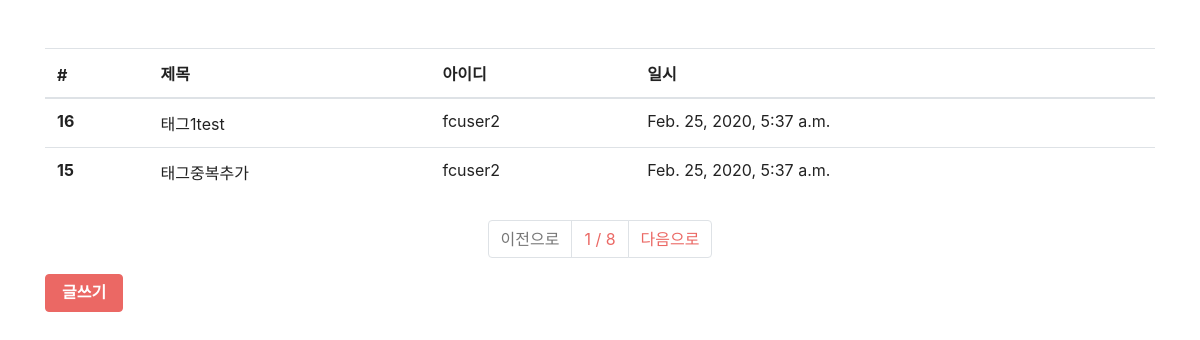
/board/list/, run on the app's committed database.
### board/models.py (models this page shows, shortened)
class Board(models.Model):
    objects = models.Manager()
    title = models.CharField(max_length=128, verbose_name="제목")
    contents = models.TextField(verbose_name="내용")
    writer = models.ForeignKey('fcuser.Fcuser',on_delete=models.CASCADE, verbose_name = '작성자')  # 1:N 관계
    tags = models.ManyToManyField('tag.Tag', verbose_name = "태그")
    registered_dttm = models.DateTimeField(auto_now_add=True, verbose_name="등록시간")
    class Meta:
        db_table = 'fastcampus_board'
        verbose_name = '패스트캠퍼스 게시글'
        verbose_name_plural = '패스트캠퍼스 게시글'

### fcuser/models.py (models this page shows)
class Fcuser(models.Model):
    objects = models.Manager()
    username = models.CharField(max_length = 32,
                                verbose_name = '사용자명')
    password = models.CharField(max_length= 64,
                                verbose_name = '비밀번호')
    useremail = models.EmailField(max_length=128,
                                verbose_name = '사용자 이메일')
    registered_dttm = models.DateTimeField(auto_now_add=True,
                                            verbose_name='등록시간')
    def __str__(self):              #username으로 화면에 띄우고 싶을 때
        return self.username
    class Meta:
        db_table = 'fastcampus_fcuser'  #table_name을 직접 설정하고 싶을 때
        verbose_name = 'fastcampus user'    #복수형이 들어감

### board/views.py (the view)
# urls.py: path('list/', views.board_list),
def board_list(request):
    all_boards = Board.objects.all().order_by('-id')
    page = request.GET.get('p',1)
    paginator = Paginator(all_boards,2)
    boards = paginator.get_page(page)
    return render(request,'board_list.html', {'boards':boards})

### board/templates/board_list.html
{% extends "base.html" %}
{% block contents %}
<div class = "row mt-5">
    <div class = "col-12">
        <table class = "table">
            <thead>
                <tr>
                    <th>#</th>
                    <th>제목</th>
                    <th>아이디</th>
                    <th>일시</th>
                </tr>
            </thead>
            <tbody>
                {% for board in boards %}
            <tr onclick="location.href='/board/detail/{{ board.id }}'">
                    <th>{{ board.id }}</th>
                    <td>{{ board.title }}</td>
                    <td>{{ board.writer }}</td>
                    <td>{{ board.registered_dttm }}</td>
                </tr>
                {% endfor %}
            </tbody>
        </table>
    </div>
</div>
<div class="row mt-2">
    <div class="col-12">
        <nav>
            <ul class = "pagination justify-content-center">
                {% if boards.has_previous %}
                <li class="page-item">
                    <a class="page-link" href="?p={{ boards.previous_page_number }}">이전으로</a>
                </li>
                {% else %}
                <li class="page-item disabled">
                    <a class="page-link" href="#">이전으로</a>
                </li>
                {% endif %}
                <li class="page-item">
                    <a class="page-link" href="#">{{ boards.number}} / {{ boards.paginator.num_pages }}</a>
                </li>
                {% if boards.has_next %}
                <li class="page-item">
                    <a class="page-link" href="?p={{ boards.next_page_number }}">다음으로</a>
                </li>
                {% else %}
                <li class="page-item disabled">
                    <a class="page-link" href="#">다음으로</a>
                </li >
                {% endif %}
            </ul>
        </nav>
    </div>
</div>
<div class = "row">
    <div class = "col-12">
        <button class="btn btn-primary" onclick="location.href='/board/write/'">글쓰기</button>
    </div>
</div>
{% endblock %}

### data on the page
Board: id "16", title "태그1test", writer "fcuser2", registered_dttm "Feb. 25, 2020, 5:37 a.m."
Board: id "15", title "태그중복추가", writer "fcuser2", registered_dttm "Feb. 25, 2020, 5:37 a.m."

### other printed values
{{ boards.number }} "1"
{{ boards.paginator.num_pages }} "8"
